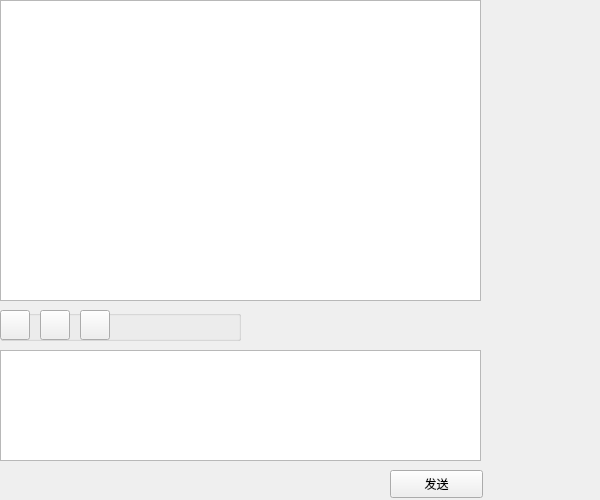
<?xml version="1.0" encoding="UTF-8"?>
<ui version="4.0">
 <class>ChatDialog</class>
 <widget class="QWidget" name="ChatDialog">
  <property name="geometry">
   <rect>
    <x>0</x>
    <y>0</y>
    <width>600</width>
    <height>500</height>
   </rect>
  </property>
  <property name="minimumSize">
   <size>
    <width>600</width>
    <height>500</height>
   </size>
  </property>
  <property name="maximumSize">
   <size>
    <width>600</width>
    <height>500</height>
   </size>
  </property>
  <property name="windowTitle">
   <string>Form</string>
  </property>
  <widget class="QTextBrowser" name="tb_chat">
   <property name="geometry">
    <rect>
     <x>0</x>
     <y>0</y>
     <width>481</width>
     <height>301</height>
    </rect>
   </property>
  </widget>
  <widget class="QTextEdit" name="te_chat">
   <property name="geometry">
    <rect>
     <x>0</x>
     <y>350</y>
     <width>481</width>
     <height>111</height>
    </rect>
   </property>
  </widget>
  <widget class="QPushButton" name="pb_send">
   <property name="geometry">
    <rect>
     <x>390</x>
     <y>470</y>
     <width>93</width>
     <height>28</height>
    </rect>
   </property>
   <property name="text">
    <string>发送</string>
   </property>
  </widget>
  <widget class="QGroupBox" name="groupBox">
   <property name="geometry">
    <rect>
     <x>0</x>
     <y>310</y>
     <width>241</width>
     <height>31</height>
    </rect>
   </property>
   <property name="minimumSize">
    <size>
     <width>241</width>
     <height>31</height>
    </size>
   </property>
   <property name="maximumSize">
    <size>
     <width>241</width>
     <height>31</height>
    </size>
   </property>
   <property name="title">
    <string/>
   </property>
   <widget class="QPushButton" name="pb_tool1">
    <property name="geometry">
     <rect>
      <x>0</x>
      <y>0</y>
      <width>30</width>
      <height>30</height>
     </rect>
    </property>
    <property name="text">
     <string/>
    </property>
   </widget>
   <widget class="QPushButton" name="pb_tool2">
    <property name="geometry">
     <rect>
      <x>40</x>
      <y>0</y>
      <width>30</width>
      <height>30</height>
     </rect>
    </property>
    <property name="text">
     <string/>
    </property>
   </widget>
   <widget class="QPushButton" name="pb_tool3">
    <property name="geometry">
     <rect>
      <x>80</x>
      <y>0</y>
      <width>30</width>
      <height>30</height>
     </rect>
    </property>
    <property name="text">
     <string/>
    </property>
   </widget>
  </widget>
 </widget>
 <resources/>
 <connections/>
</ui>
